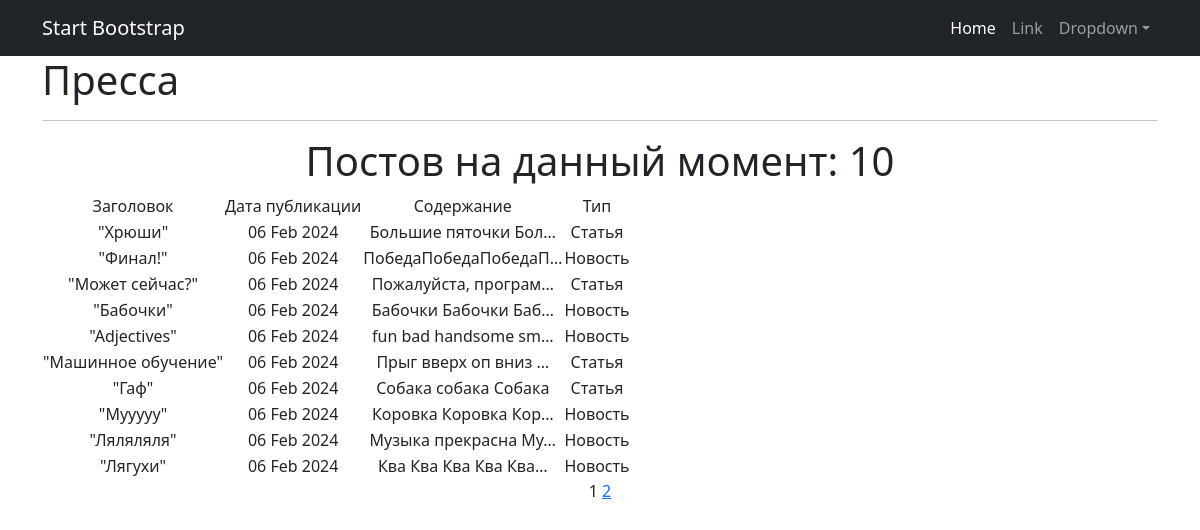
/posts/, run on an earlier commit of the app's database.
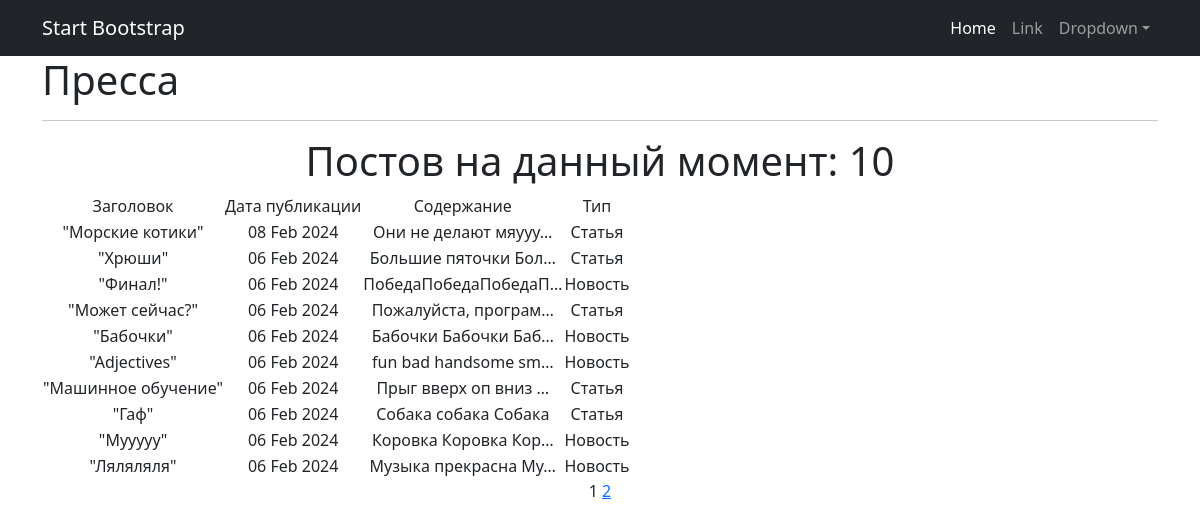
And on a later commit of the database.
### news/models.py (models this page shows, shortened)
class Post(models.Model):
    article = "AR"
    news = "NE"
    POSITIONS = [
        (article, "Статья"),
        (news, "Новость"),
    ]
    time_in = models.DateTimeField(auto_now_add=True)
    type_of_post = models.CharField(max_length=2,
                                    choices=POSITIONS,
                                    default=news
                                    )
    heading = models.CharField(max_length=30)
    text_of_post = models.TextField(max_length=2000)
    rating = models.FloatField(default=0.0)
    author = models.ForeignKey(Author, on_delete=models.CASCADE)
    category = models.ManyToManyField(Category, through='PostCategory')

### news/views.py (the view)
# urls.py: path('', PostList.as_view(), name='posts_list'),
class PostList(ListView):
    model = Post
    ordering = '-time_in'
    template_name = 'posts_info/posts.html'
    context_object_name = 'posts'
    paginate_by = 10

### news/templatetags/custom_filters.py (called while the page is built)
@register.filter()
def censor(text):
    text_list = text.split()
    censored_text_list = []
    bad_words = ['поездка', 'стоимость']
    for word in text_list:
        clean_word = ''.join(c for c in word if c not in string.punctuation)
        if clean_word.lower() in bad_words:
            censored_word = clean_word[0] + (len(clean_word) - 1) * '*'
            censored_text_list.append(word.replace(clean_word, censored_word))
        else:
            censored_text_list.append(word)
    return ' '.join(censored_text_list)

### news/templatetags/custom_tags.py (called while the page is built)
@register.simple_tag(takes_context=True)
def url_replace(context, **kwargs):
    d = context['request'].GET.copy()
    for k, v in kwargs.items():
        d[k] = v
    return d.urlencode()

### templates/posts_info/posts.html (shortened to what this page needs)
{% extends 'default.html' %}
{% load custom_filters %}
{% load custom_tags %}
{% block content %}
    <div align="left" >
        <h1>
            Пресса
        </h1>
    </div>
    <hr>
    {% if posts %}
        <h1>Постов на данный момент: {{ posts|length }}</h1>
        <table>
            <tr>
                <td>Заголовок</td>
                <td>Дата публикации</td>
                <td>Содержание</td>
                <td>Тип</td>
            </tr>
            {% for post in posts %}
                <tr>
                    <td>"{{ post.heading }}"</td>
                    <td>{{ post.time_in|date:'d M Y' }}</td>
                    <td>{{ post.text_of_post|censor|truncatechars:20 }}</td>
                    <td>{{ post.get_type_of_post_display }}</td>
                    <td>
                    </td>
                </tr>
            {% endfor %}
        </table>
    {% else %}
        <h2>Постов нет!</h2>
    {% endif %}
    {{ page_obj.number }}
    {% if page_obj.has_next %}
        <a href="?{% url_replace page=page_obj.next_page_number %}">{{ page_obj.next_page_number }}</a>
    {% endif %}
{% endblock content %}

What changed in the data, as far as the page shows it:
no longer on this page (row unchanged): Post: heading "Лягухи", time_in "06 Feb 2024", text_of_post|censor "Ква Ква Ква Ква Ква…", type_of_post "Новость"
added Post: heading "Морские котики", time_in "08 Feb 2024", text_of_post|censor "Они не делают мяууу…", type_of_post "Статья"
